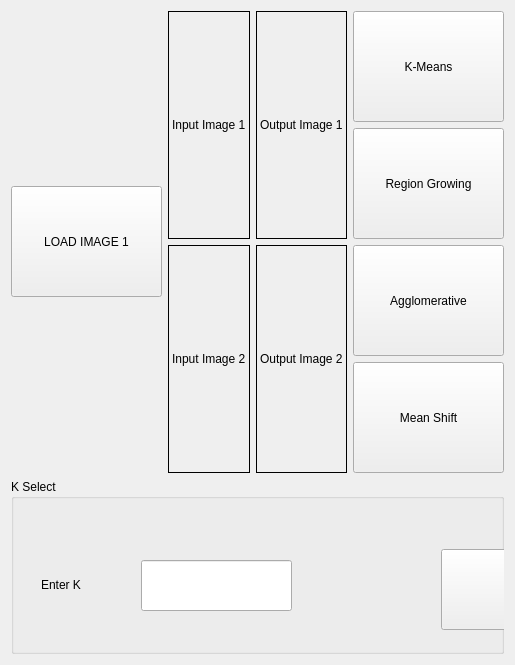
      <widget class="QWidget" name="segmentation">
       <attribute name="title">
        <string>Segmentation</string>
       </attribute>
       <layout class="QGridLayout" name="gridLayout_11">
        <item row="0" column="0">
         <layout class="QHBoxLayout" name="horizontalLayout_25">
          <item>
           <layout class="QVBoxLayout" name="verticalLayout_16">
            <item>
             <widget class="QPushButton" name="load1Tab10">
              <property name="sizePolicy">
               <sizepolicy hsizetype="Fixed" vsizetype="Fixed">
                <horstretch>0</horstretch>
                <verstretch>0</verstretch>
               </sizepolicy>
              </property>
              <property name="minimumSize">
               <size>
                <width>151</width>
                <height>111</height>
               </size>
              </property>
              <property name="maximumSize">
               <size>
                <width>151</width>
                <height>111</height>
               </size>
              </property>
              <property name="text">
               <string>LOAD IMAGE 1</string>
              </property>
             </widget>
            </item>
           </layout>
          </item>
          <item>
           <layout class="QVBoxLayout" name="verticalLayout_17">
            <item>
             <layout class="QHBoxLayout" name="horizontalLayout_23">
              <item>
               <widget class="QLabel" name="input1Tab10">
                <property name="sizePolicy">
                 <sizepolicy hsizetype="Expanding" vsizetype="Expanding">
                  <horstretch>0</horstretch>
                  <verstretch>0</verstretch>
                 </sizepolicy>
                </property>
                <property name="frameShape">
                 <enum>QFrame::Box</enum>
                </property>
                <property name="text">
                 <string>Input Image 1</string>
                </property>
               </widget>
              </item>
              <item>
               <widget class="QLabel" name="output1Tab10">
                <property name="sizePolicy">
                 <sizepolicy hsizetype="Expanding" vsizetype="Expanding">
                  <horstretch>0</horstretch>
                  <verstretch>0</verstretch>
                 </sizepolicy>
                </property>
                <property name="frameShape">
                 <enum>QFrame::Box</enum>
                </property>
                <property name="text">
                 <string>Output Image 1</string>
                </property>
               </widget>
              </item>
             </layout>
            </item>
            <item>
             <layout class="QHBoxLayout" name="horizontalLayout_24">
              <item>
               <widget class="QLabel" name="input2Tab10">
                <property name="sizePolicy">
                 <sizepolicy hsizetype="Expanding" vsizetype="Expanding">
                  <horstretch>0</horstretch>
                  <verstretch>0</verstretch>
                 </sizepolicy>
                </property>
                <property name="frameShape">
                 <enum>QFrame::Box</enum>
                </property>
                <property name="text">
                 <string>Input Image 2</string>
                </property>
               </widget>
              </item>
              <item>
               <widget class="QLabel" name="output2Tab10">
                <property name="sizePolicy">
                 <sizepolicy hsizetype="Expanding" vsizetype="Expanding">
                  <horstretch>0</horstretch>
                  <verstretch>0</verstretch>
                 </sizepolicy>
                </property>
                <property name="frameShape">
                 <enum>QFrame::Box</enum>
                </property>
                <property name="text">
                 <string>Output Image 2</string>
                </property>
               </widget>
              </item>
             </layout>
            </item>
           </layout>
          </item>
          <item>
           <layout class="QVBoxLayout" name="verticalLayout_18">
            <item>
             <widget class="QPushButton" name="kmeansTab10">
              <property name="sizePolicy">
               <sizepolicy hsizetype="Fixed" vsizetype="Fixed">
                <horstretch>0</horstretch>
                <verstretch>0</verstretch>
               </sizepolicy>
              </property>
              <property name="minimumSize">
               <size>
                <width>151</width>
                <height>111</height>
               </size>
              </property>
              <property name="maximumSize">
               <size>
                <width>151</width>
                <height>111</height>
               </size>
              </property>
              <property name="text">
               <string>K-Means</string>
              </property>
             </widget>
            </item>
            <item>
             <widget class="QPushButton" name="regionTab10">
              <property name="sizePolicy">
               <sizepolicy hsizetype="Fixed" vsizetype="Fixed">
                <horstretch>0</horstretch>
                <verstretch>0</verstretch>
               </sizepolicy>
              </property>
              <property name="minimumSize">
               <size>
                <width>151</width>
                <height>111</height>
               </size>
              </property>
              <property name="maximumSize">
               <size>
                <width>151</width>
                <height>111</height>
               </size>
              </property>
              <property name="text">
               <string>Region Growing</string>
              </property>
             </widget>
            </item>
            <item>
             <widget class="QPushButton" name="agglomerativeTab10">
              <property name="sizePolicy">
               <sizepolicy hsizetype="Fixed" vsizetype="Fixed">
                <horstretch>0</horstretch>
                <verstretch>0</verstretch>
               </sizepolicy>
              </property>
              <property name="minimumSize">
               <size>
                <width>151</width>
                <height>111</height>
               </size>
              </property>
              <property name="maximumSize">
               <size>
                <width>151</width>
                <height>111</height>
               </size>
              </property>
              <property name="text">
               <string>Agglomerative</string>
              </property>
             </widget>
            </item>
            <item>
             <widget class="QPushButton" name="meanshiftTab10">
              <property name="sizePolicy">
               <sizepolicy hsizetype="Fixed" vsizetype="Fixed">
                <horstretch>0</horstretch>
                <verstretch>0</verstretch>
               </sizepolicy>
              </property>
              <property name="minimumSize">
               <size>
                <width>151</width>
                <height>111</height>
               </size>
              </property>
              <property name="maximumSize">
               <size>
                <width>151</width>
                <height>111</height>
               </size>
              </property>
              <property name="text">
               <string>Mean Shift</string>
              </property>
             </widget>
            </item>
           </layout>
          </item>
         </layout>
        </item>
        <item row="1" column="0">
         <widget class="QGroupBox" name="kselect">
          <property name="sizePolicy">
           <sizepolicy hsizetype="Preferred" vsizetype="Fixed">
            <horstretch>0</horstretch>
            <verstretch>0</verstretch>
           </sizepolicy>
          </property>
          <property name="minimumSize">
           <size>
            <width>0</width>
            <height>175</height>
           </size>
          </property>
          <property name="maximumSize">
           <size>
            <width>16777215</width>
            <height>175</height>
           </size>
          </property>
          <property name="title">
           <string>K Select</string>
          </property>
          <widget class="QLabel" name="label_6">
           <property name="geometry">
            <rect>
             <x>30</x>
             <y>80</y>
             <width>101</width>
             <height>51</height>
            </rect>
           </property>
           <property name="text">
            <string>Enter K</string>
           </property>
          </widget>
          <widget class="QLineEdit" name="kValueTab10">
           <property name="geometry">
            <rect>
             <x>130</x>
             <y>81</y>
             <width>151</width>
             <height>51</height>
            </rect>
           </property>
          </widget>
          <widget class="QPushButton" name="applyTab10">
           <property name="geometry">
            <rect>
             <x>430</x>
             <y>70</y>
             <width>181</width>
             <height>81</height>
            </rect>
           </property>
           <property name="text">
            <string>APPLY</string>
           </property>
          </widget>
         </widget>
        </item>
       </layout>
      </widget>
